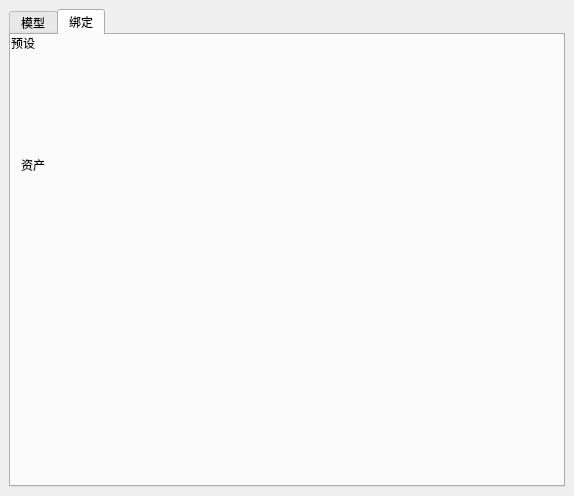
<?xml version="1.0" encoding="UTF-8"?>
<ui version="4.0">
 <class>Form</class>
 <widget class="QWidget" name="Form">
  <property name="geometry">
   <rect>
    <x>0</x>
    <y>0</y>
    <width>574</width>
    <height>496</height>
   </rect>
  </property>
  <property name="windowTitle">
   <string>Form</string>
  </property>
  <layout class="QVBoxLayout" name="verticalLayout">
   <property name="leftMargin">
    <number>0</number>
   </property>
   <property name="topMargin">
    <number>0</number>
   </property>
   <property name="rightMargin">
    <number>0</number>
   </property>
   <property name="bottomMargin">
    <number>0</number>
   </property>
   <item>
    <widget class="QWidget" name="widget" native="true">
     <layout class="QVBoxLayout" name="verticalLayout_2">
      <item>
       <widget class="QTabWidget" name="tabWidget">
        <property name="currentIndex">
         <number>1</number>
        </property>
        <widget class="QWidget" name="tab">
         <attribute name="title">
          <string>模型</string>
         </attribute>
         <widget class="QListView" name="listView">
          <property name="geometry">
           <rect>
            <x>0</x>
            <y>0</y>
            <width>531</width>
            <height>331</height>
           </rect>
          </property>
         </widget>
         <widget class="QWidget" name="widget_2" native="true">
          <property name="geometry">
           <rect>
            <x>10</x>
            <y>10</y>
            <width>461</width>
            <height>31</height>
           </rect>
          </property>
          <layout class="QHBoxLayout" name="horizontalLayout">
           <property name="spacing">
            <number>6</number>
           </property>
           <property name="leftMargin">
            <number>0</number>
           </property>
           <property name="topMargin">
            <number>0</number>
           </property>
           <property name="rightMargin">
            <number>0</number>
           </property>
           <property name="bottomMargin">
            <number>0</number>
           </property>
           <item>
            <widget class="QLabel" name="label">
             <property name="text">
              <string>头部</string>
             </property>
            </widget>
           </item>
           <item>
            <widget class="QLineEdit" name="lineEdit"/>
           </item>
           <item>
            <widget class="QPushButton" name="pushButton">
             <property name="text">
              <string>加载</string>
             </property>
            </widget>
           </item>
          </layout>
         </widget>
         <widget class="QWidget" name="widget_3" native="true">
          <property name="geometry">
           <rect>
            <x>10</x>
            <y>40</y>
            <width>461</width>
            <height>31</height>
           </rect>
          </property>
          <layout class="QHBoxLayout" name="horizontalLayout_2">
           <property name="spacing">
            <number>6</number>
           </property>
           <property name="leftMargin">
            <number>0</number>
           </property>
           <property name="topMargin">
            <number>0</number>
           </property>
           <property name="rightMargin">
            <number>0</number>
           </property>
           <property name="bottomMargin">
            <number>0</number>
           </property>
           <item>
            <widget class="QLabel" name="label_2">
             <property name="text">
              <string>牙齿</string>
             </property>
            </widget>
           </item>
           <item>
            <widget class="QLineEdit" name="lineEdit_2"/>
           </item>
           <item>
            <widget class="QPushButton" name="pushButton_2">
             <property name="text">
              <string>加载</string>
             </property>
            </widget>
           </item>
          </layout>
         </widget>
         <widget class="QWidget" name="widget_4" native="true">
          <property name="geometry">
           <rect>
            <x>10</x>
            <y>70</y>
            <width>461</width>
            <height>31</height>
           </rect>
          </property>
          <layout class="QHBoxLayout" name="horizontalLayout_3">
           <property name="spacing">
            <number>6</number>
           </property>
           <property name="leftMargin">
            <number>0</number>
           </property>
           <property name="topMargin">
            <number>0</number>
           </property>
           <property name="rightMargin">
            <number>0</number>
           </property>
           <property name="bottomMargin">
            <number>0</number>
           </property>
           <item>
            <widget class="QLabel" name="label_3">
             <property name="text">
              <string>牙龈</string>
             </property>
            </widget>
           </item>
           <item>
            <widget class="QLineEdit" name="lineEdit_3"/>
           </item>
           <item>
            <widget class="QPushButton" name="pushButton_3">
             <property name="text">
              <string>加载</string>
             </property>
            </widget>
           </item>
          </layout>
         </widget>
         <widget class="QWidget" name="widget_5" native="true">
          <property name="geometry">
           <rect>
            <x>10</x>
            <y>100</y>
            <width>461</width>
            <height>31</height>
           </rect>
          </property>
          <layout class="QHBoxLayout" name="horizontalLayout_4">
           <property name="spacing">
            <number>6</number>
           </property>
           <property name="leftMargin">
            <number>0</number>
           </property>
           <property name="topMargin">
            <number>0</number>
           </property>
           <property name="rightMargin">
            <number>0</number>
           </property>
           <property name="bottomMargin">
            <number>0</number>
           </property>
           <item>
            <widget class="QLabel" name="label_4">
             <property name="text">
              <string>左眼</string>
             </property>
            </widget>
           </item>
           <item>
            <widget class="QLineEdit" name="lineEdit_4"/>
           </item>
           <item>
            <widget class="QPushButton" name="pushButton_4">
             <property name="text">
              <string>加载</string>
             </property>
            </widget>
           </item>
          </layout>
         </widget>
         <widget class="QWidget" name="widget_6" native="true">
          <property name="geometry">
           <rect>
            <x>10</x>
            <y>130</y>
            <width>461</width>
            <height>31</height>
           </rect>
          </property>
          <layout class="QHBoxLayout" name="horizontalLayout_5">
           <property name="spacing">
            <number>6</number>
           </property>
           <property name="leftMargin">
            <number>0</number>
           </property>
           <property name="topMargin">
            <number>0</number>
           </property>
           <property name="rightMargin">
            <number>0</number>
           </property>
           <property name="bottomMargin">
            <number>0</number>
           </property>
           <item>
            <widget class="QLabel" name="label_5">
             <property name="text">
              <string>右眼</string>
             </property>
            </widget>
           </item>
           <item>
            <widget class="QLineEdit" name="lineEdit_5"/>
           </item>
           <item>
            <widget class="QPushButton" name="pushButton_5">
             <property name="text">
              <string>加载</string>
             </property>
            </widget>
           </item>
          </layout>
         </widget>
         <widget class="QWidget" name="widget_7" native="true">
          <property name="geometry">
           <rect>
            <x>10</x>
            <y>160</y>
            <width>461</width>
            <height>31</height>
           </rect>
          </property>
          <layout class="QHBoxLayout" name="horizontalLayout_6">
           <property name="spacing">
            <number>6</number>
           </property>
           <property name="leftMargin">
            <number>0</number>
           </property>
           <property name="topMargin">
            <number>0</number>
           </property>
           <property name="rightMargin">
            <number>0</number>
           </property>
           <property name="bottomMargin">
            <number>0</number>
           </property>
           <item>
            <widget class="QLabel" name="label_6">
             <property name="text">
              <string>虹膜</string>
             </property>
            </widget>
           </item>
           <item>
            <widget class="QLineEdit" name="lineEdit_6"/>
           </item>
           <item>
            <widget class="QPushButton" name="pushButton_6">
             <property name="text">
              <string>加载</string>
             </property>
            </widget>
           </item>
          </layout>
         </widget>
         <widget class="QWidget" name="widget_12" native="true">
          <property name="geometry">
           <rect>
            <x>10</x>
            <y>190</y>
            <width>461</width>
            <height>31</height>
           </rect>
          </property>
          <layout class="QHBoxLayout" name="horizontalLayout_7">
           <property name="spacing">
            <number>6</number>
           </property>
           <property name="leftMargin">
            <number>0</number>
           </property>
           <property name="topMargin">
            <number>0</number>
           </property>
           <property name="rightMargin">
            <number>0</number>
           </property>
           <property name="bottomMargin">
            <number>0</number>
           </property>
           <item>
            <widget class="QLabel" name="label_9">
             <property name="text">
              <string>睫毛</string>
             </property>
            </widget>
           </item>
           <item>
            <widget class="QLineEdit" name="lineEdit_7"/>
           </item>
           <item>
            <widget class="QPushButton" name="pushButton_7">
             <property name="text">
              <string>加载</string>
             </property>
            </widget>
           </item>
          </layout>
         </widget>
         <widget class="QWidget" name="widget_13" native="true">
          <property name="geometry">
           <rect>
            <x>10</x>
            <y>220</y>
            <width>461</width>
            <height>31</height>
           </rect>
          </property>
          <layout class="QHBoxLayout" name="horizontalLayout_8">
           <property name="spacing">
            <number>6</number>
           </property>
           <property name="leftMargin">
            <number>0</number>
           </property>
           <property name="topMargin">
            <number>0</number>
           </property>
           <property name="rightMargin">
            <number>0</number>
           </property>
           <property name="bottomMargin">
            <number>0</number>
           </property>
           <item>
            <widget class="QLabel" name="label_10">
             <property name="text">
              <string>眼睑</string>
             </property>
            </widget>
           </item>
           <item>
            <widget class="QLineEdit" name="lineEdit_8"/>
           </item>
           <item>
            <widget class="QPushButton" name="pushButton_8">
             <property name="text">
              <string>加载</string>
             </property>
            </widget>
           </item>
          </layout>
         </widget>
         <widget class="QWidget" name="widget_14" native="true">
          <property name="geometry">
           <rect>
            <x>10</x>
            <y>250</y>
            <width>461</width>
            <height>31</height>
           </rect>
          </property>
          <layout class="QHBoxLayout" name="horizontalLayout_9">
           <property name="spacing">
            <number>6</number>
           </property>
           <property name="leftMargin">
            <number>0</number>
           </property>
           <property name="topMargin">
            <number>0</number>
           </property>
           <property name="rightMargin">
            <number>0</number>
           </property>
           <property name="bottomMargin">
            <number>0</number>
           </property>
           <item>
            <widget class="QLabel" name="label_11">
             <property name="text">
              <string>软骨</string>
             </property>
            </widget>
           </item>
           <item>
            <widget class="QLineEdit" name="lineEdit_9"/>
           </item>
           <item>
            <widget class="QPushButton" name="pushButton_9">
             <property name="text">
              <string>加载</string>
             </property>
            </widget>
           </item>
          </layout>
         </widget>
         <widget class="QWidget" name="widget_15" native="true">
          <property name="geometry">
           <rect>
            <x>10</x>
            <y>280</y>
            <width>461</width>
            <height>31</height>
           </rect>
          </property>
          <layout class="QHBoxLayout" name="horizontalLayout_10">
           <property name="spacing">
            <number>6</number>
           </property>
           <property name="leftMargin">
            <number>0</number>
           </property>
           <property name="topMargin">
            <number>0</number>
           </property>
           <property name="rightMargin">
            <number>0</number>
           </property>
           <property name="bottomMargin">
            <number>0</number>
           </property>
           <item>
            <widget class="QLabel" name="label_12">
             <property name="text">
              <string>身体</string>
             </property>
            </widget>
           </item>
           <item>
            <widget class="QLineEdit" name="lineEdit_10"/>
           </item>
           <item>
            <widget class="QPushButton" name="pushButton_10">
             <property name="text">
              <string>加载</string>
             </property>
            </widget>
           </item>
          </layout>
         </widget>
        </widget>
        <widget class="QWidget" name="tab_2">
         <attribute name="title">
          <string>绑定</string>
         </attribute>
         <widget class="QWidget" name="widget_8" native="true">
          <property name="geometry">
           <rect>
            <x>0</x>
            <y>0</y>
            <width>551</width>
            <height>111</height>
           </rect>
          </property>
          <layout class="QVBoxLayout" name="verticalLayout_3">
           <property name="leftMargin">
            <number>0</number>
           </property>
           <property name="rightMargin">
            <number>0</number>
           </property>
           <property name="bottomMargin">
            <number>0</number>
           </property>
           <item>
            <widget class="QLabel" name="label_7">
             <property name="maximumSize">
              <size>
               <width>16777215</width>
               <height>15</height>
              </size>
             </property>
             <property name="text">
              <string>预设</string>
             </property>
            </widget>
           </item>
           <item>
            <widget class="QWidget" name="widget_10" native="true">
             <layout class="QHBoxLayout" name="horizontalLayout_11">
              <property name="leftMargin">
               <number>0</number>
              </property>
              <property name="topMargin">
               <number>0</number>
              </property>
              <property name="rightMargin">
               <number>0</number>
              </property>
              <property name="bottomMargin">
               <number>0</number>
              </property>
              <item>
               <widget class="QWidget" name="widget_16" native="true"/>
              </item>
              <item>
               <widget class="QWidget" name="widget_17" native="true"/>
              </item>
             </layout>
            </widget>
           </item>
          </layout>
         </widget>
         <widget class="QWidget" name="widget_9" native="true">
          <property name="geometry">
           <rect>
            <x>0</x>
            <y>120</y>
            <width>481</width>
            <height>131</height>
           </rect>
          </property>
          <layout class="QVBoxLayout" name="verticalLayout_4">
           <property name="leftMargin">
            <number>0</number>
           </property>
           <property name="topMargin">
            <number>0</number>
           </property>
           <property name="rightMargin">
            <number>0</number>
           </property>
           <property name="bottomMargin">
            <number>0</number>
           </property>
           <item>
            <widget class="QWidget" name="widget_11" native="true">
             <widget class="QLabel" name="label_8">
              <property name="geometry">
               <rect>
                <x>10</x>
                <y>0</y>
                <width>481</width>
                <height>20</height>
               </rect>
              </property>
              <property name="maximumSize">
               <size>
                <width>16777215</width>
                <height>20</height>
               </size>
              </property>
              <property name="text">
               <string>资产</string>
              </property>
             </widget>
            </widget>
           </item>
          </layout>
         </widget>
        </widget>
       </widget>
      </item>
     </layout>
    </widget>
   </item>
  </layout>
 </widget>
 <resources/>
 <connections/>
</ui>
